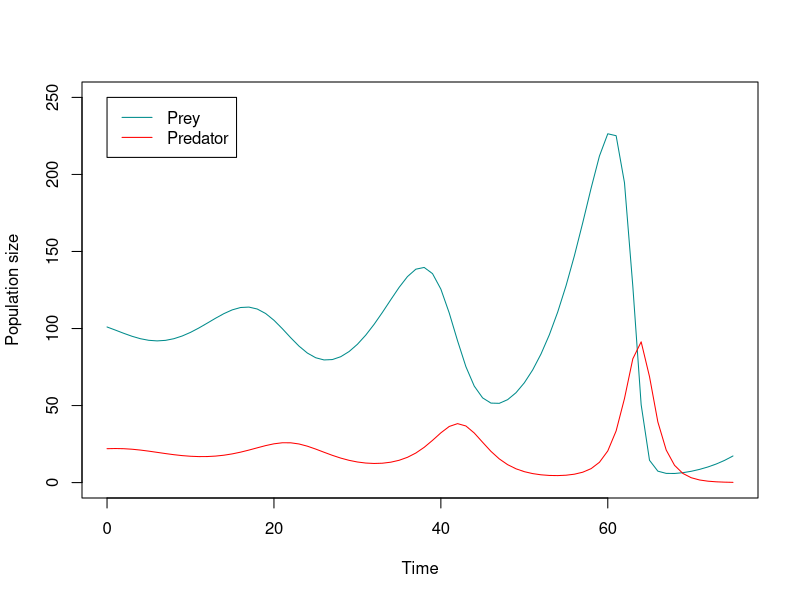
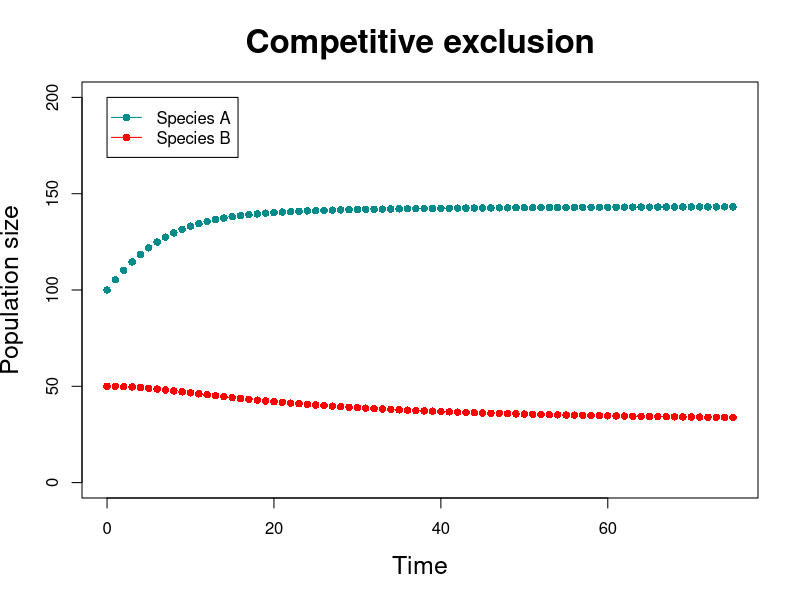
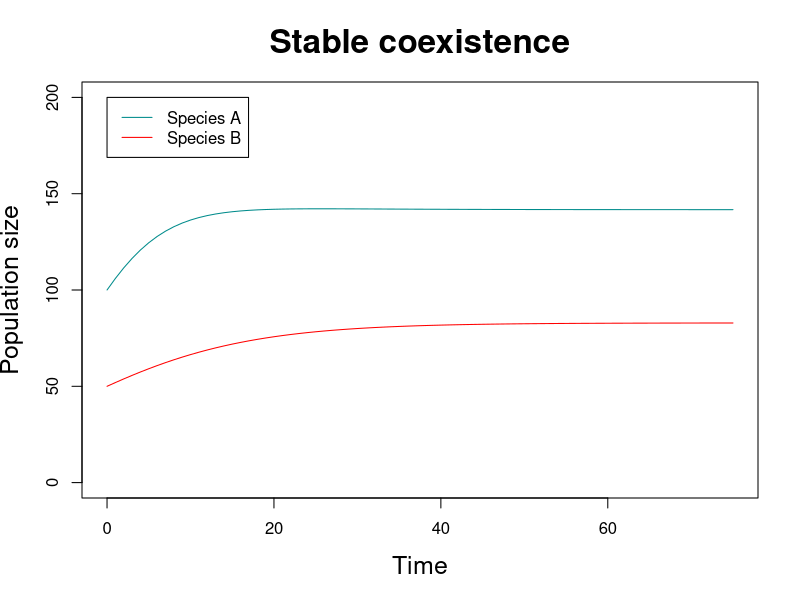

Write R code to recreate these figures, in order.
## ---- chunk 1
#| label: predprey1
#| include: true
#| echo: false
#| fig-width: 8
#| fig-height: 6
#| fig-align: center
T <- 75
Nprey <- integer(T+1)
Npred <- integer(T+1)
Nprey[1] <- 101
Npred[1] <- 22
rprey <- 0.2
dprey <- 0.01
bpred <- 0.005
dpred <- 0.5
for(t in 1:T) {
    Nprey[t+1] <- Nprey[t] + Nprey[t]*(rprey - dprey*Npred[t])
    Npred[t+1] <- Npred[t] + Npred[t]*(bpred*Nprey[t] - dpred)
}
plot(0:T, Nprey, xlab="Time", ylab="Population size", type="l", col="cyan4",
     pch=16, ylim=c(0, 250))
lines(0:T, Npred, type="l", col="red", pch=16)
legend(0, 250, c("Prey", "Predator"), lty=1, ##pch=16,
       col=c("cyan4", "red"))
## ---- chunk 2
#| label: compex
#| fig-height: 7
#| fig-width: 7
#| out-width: "40%"
#| include: false
## #| output-location: "column"
T <- 75
N.A <- integer(T+1)
N.B <- integer(T+1)
N.A[1] <- 100
N.B[1] <- 50
r.A <- 0.2
r.B <- 0.1
K.A <- 150
K.B <- 90
alpha.A <- 0.4
alpha.B <- 0.2
for(t in 1:T) {
    N.A[t+1] <- N.A[t] + r.A*N.A[t]*(K.A - N.A[t] - alpha.B*N.B[t])/K.A
    N.B[t+1] <- N.B[t] + r.B*N.B[t]*(K.B - N.B[t] - alpha.A*N.A[t])/K.B
}
plot(0:T, N.A, xlab="Time", ylab="Population size", type="b", col="cyan4",
     main="Competitive exclusion", cex.lab=1.5, cex.main=2,
     pch=16, ylim=c(0, 200))
lines(0:T, N.B, type="b", col="red", pch=16)
legend(0, 200, c("Species A", "Species B"), lty=1, pch=16, col=c("cyan4", "red"))

T <- 75
N.A <- integer(T+1)
N.B <- integer(T+1)
N.A[1] <- 100
N.B[1] <- 50
r.A <- 0.2
r.B <- 0.1
K.A <- 150
K.B <- 90
alpha.A <- 0.05
alpha.B <- 0.1
for(t in 1:T) {
    N.A[t+1] <- N.A[t] + r.A*N.A[t]*(K.A - N.A[t] - alpha.B*N.B[t])/K.A
    N.B[t+1] <- N.B[t] + r.B*N.B[t]*(K.B - N.B[t] - alpha.A*N.A[t])/K.B
}
plot(0:T, N.A, xlab="Time", ylab="Population size", type="l", col="cyan4",
     main="Stable coexistence", cex.lab=1.5, cex.main=2,
     pch=16, ylim=c(0, 200))
lines(0:T, N.B, type="l", col="red", pch=16)
legend(0, 200, c("Species A", "Species B"), lty=1, col=c("cyan4", "red"))
